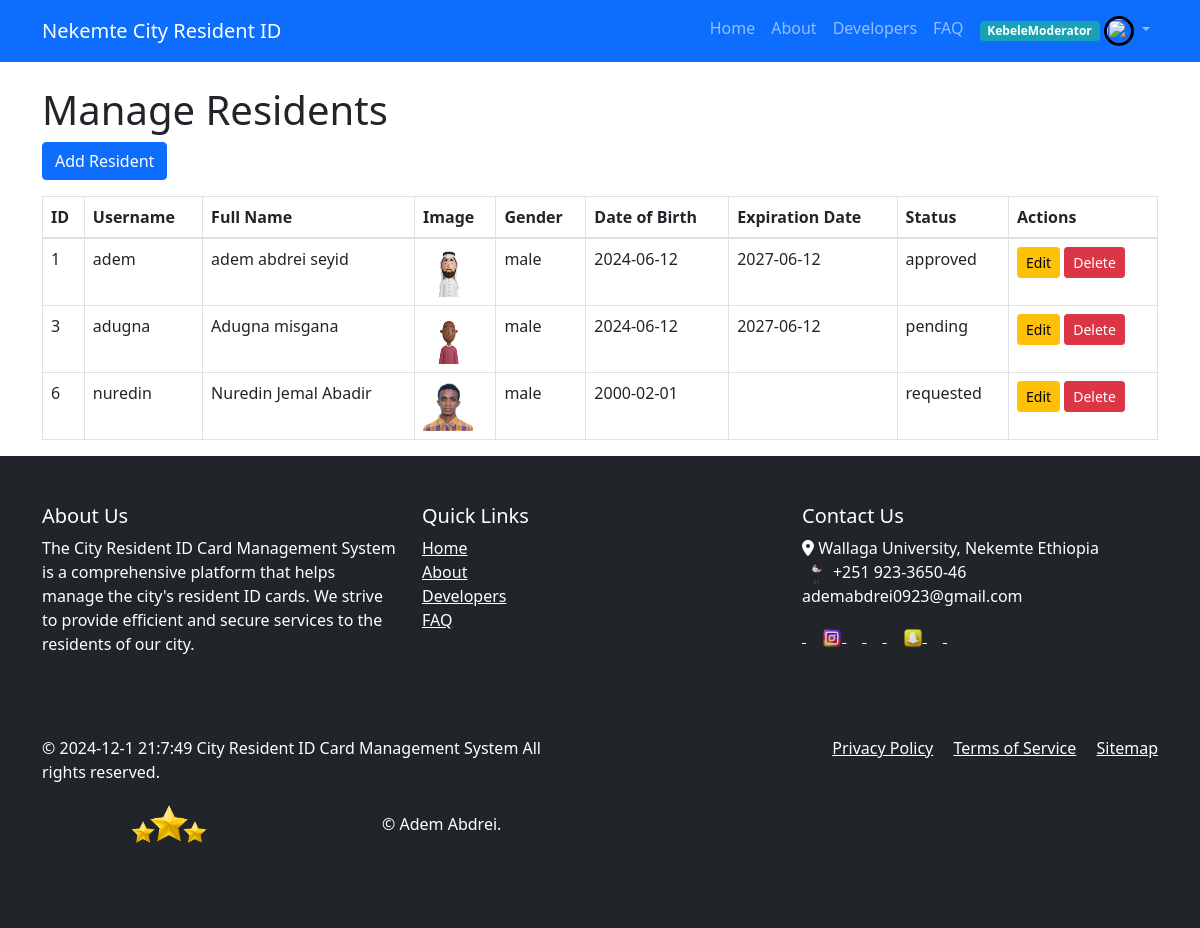
The page /kebeleModerator/kebeleModerator_manage_residents.php (signed in) on the database its author committed.
### tables this page shows
CREATE TABLE `residents` (
  `resident_id` int(11) NOT NULL,
  `username` varchar(50) NOT NULL,
  `password` varchar(255) NOT NULL,
  `full_name` varchar(100) NOT NULL,
  `image` varchar(255) DEFAULT NULL,
  `national_id` varchar(255) NOT NULL,
  `gender` enum('male','female') NOT NULL,
  `date_of_birth` date NOT NULL,
  `expiration_date` date DEFAULT NULL,
  `phone_number` varchar(20) DEFAULT NULL,
  `email` varchar(100) DEFAULT NULL,
  `occupation` varchar(100) DEFAULT NULL,
  `marital_status` enum('single','married','divorced','widowed') DEFAULT NULL,
  `number_of_dependents` int(11) DEFAULT NULL,
  `emergency_contact_name` varchar(100) DEFAULT NULL,
  `emergency_contact_phone` varchar(20) DEFAULT NULL,
  `blood_type` enum('A+','A-','B+','B-','AB+','AB-','O+','O-') DEFAULT NULL,
  `created_at` timestamp NOT NULL DEFAULT current_timestamp(),
  `updated_at` timestamp NOT NULL DEFAULT current_timestamp() ON UPDATE current_timestamp(),
  `region_id` int(11) DEFAULT NULL,
  `zone_id` int(11) DEFAULT NULL,
  `woreda_id` int(11) DEFAULT NULL,
  `city_id` int(11) DEFAULT NULL,
  `kebele_id` int(11) DEFAULT NULL,
  `status` enum('pending','approved','requested','disapproved') DEFAULT 'pending'
);

### kebeleModerator/kebeleModerator_manage_residents.php (the view, shortened to what this page needs)
<?php
include '../includes/db_connection.php';
$kebele_id = $_SESSION['kebele_id'];
$residents_query = "SELECT * FROM residents WHERE kebele_id = ?";
$stmt = $conn->prepare($residents_query);
$stmt->bind_param("i", $kebele_id);
$stmt->execute();
$residents_result = $stmt->get_result();
include '../includes/header.php';
?>
<div class="container mt-4">
    <h1>Manage Residents</h1>
    <button type="button" class="btn btn-primary mb-3" data-toggle="modal" data-target="#addResidentModal">Add Resident</button>
    <table class="table table-bordered">
        <thead>
            <tr>
                <th>ID</th>
                <th>Username</th>
                <th>Full Name</th>
                <th>Image</th>
                <th>Gender</th>
                <th>Date of Birth</th>
                <th>Expiration Date</th>
                <th>Status</th>
                <th>Actions</th>
            </tr>
        </thead>
        <tbody>
            <?php while ($resident = $residents_result->fetch_assoc()) : ?>
                <tr>
                    <td><?php echo $resident['resident_id']; ?></td>
                    <td><?php echo htmlspecialchars($resident['username']); ?></td>
                    <td><?php echo htmlspecialchars($resident['full_name']); ?></td>
                    <td><img src="<?php echo htmlspecialchars($resident['image']); ?>" alt="Resident Image" width="50" height="50"></td>
                    <td><?php echo htmlspecialchars($resident['gender']); ?></td>
                    <td><?php echo htmlspecialchars($resident['date_of_birth']); ?></td>
                    <td><?php echo htmlspecialchars($resident['expiration_date']); ?></td>
                    <td><?php echo htmlspecialchars($resident['status']); ?></td>
                    <td>
                        <button type="button" class="btn btn-warning btn-sm" data-toggle="modal" data-target="#editResidentModal<?php echo $resident['resident_id']; ?>">Edit</button>
                        <button type="button" class="btn btn-danger btn-sm" data-toggle="modal" data-target="#deleteResidentModal<?php echo $resident['resident_id']; ?>">Delete</button>
                    </td>
                </tr>
            <?php endwhile; ?>
        </tbody>
    </table>
</div>
<?php include '../includes/footer.php'; ?>

### rows shown on the page
residents: resident_id "1", username "adem", full_name "adem abdrei seyid", image (picture), gender "male", date_of_birth "2024-06-12", expiration_date "2027-06-12", status "approved"
residents: resident_id "3", username "adugna", full_name "Adugna misgana", image (picture), gender "male", date_of_birth "2024-06-12", expiration_date "2027-06-12", status "pending"
residents: resident_id "6", username "nuredin", full_name "Nuredin Jemal Abadir", image (picture), gender "male", date_of_birth "2000-02-01", status "requested"

### other values the page prints
$_SESSION["user_type"] "KebeleModerator"
